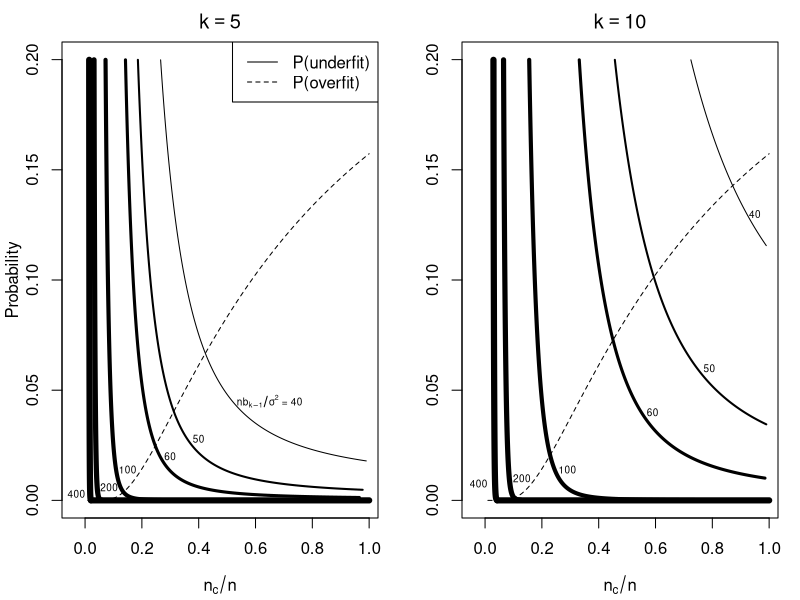

Source code (R):
# Recreate Figure S1 from supplement

# Compute training ratio n_c/n for a given alpha,
# using only k=K_0-1,
# and SNR = b1/(sigma^2/n)
underfitTrainRatio = function(alpha, SNR, K0) {
  Z = qnorm(1-alpha/2)
  Chi = qchisq(alpha/2, df=1)
  num = (sqrt(SNR) - Z)^2 + Chi - Z^2
  trainRatio = 1/((num/K0) - 1)
  # If negative or over 1, nonsensical answer,
  # so n must be too small, so use LOO i.e. n_c = n-1
  trainRatio = ifelse(trainRatio <= 0 | trainRatio >= 1,
                      1, trainRatio)
  return( trainRatio )
}

alphas = seq(.0001, .1999, by = .0001)
SNRs = c(40, 50, 60, 100, 200, 400)




pdf("./SmallSims/FigS1_ProbUnderOverFit_BothKs.pdf", width = 7.5, height = 4)
layout(matrix(1:2, 1))
par(mar = c(4, 3, 2, 1) + .1)
k = 5
plot(underfitTrainRatio(alphas, 400, k),
     alphas, xlim = c(-0.04, .99), ylim = c(0, 0.2),
     type = "l", lwd = 6,
     ylab = "", xlab = expression(n[c]/n))
title(ylab = "Probability", line = 2)
curve(1 - pchisq(1+1/x, df=1), from = 0.01, to = 1,
      add = TRUE, lty = 2)
for(ii in 1:5){
  mycurve = cbind(underfitTrainRatio(alphas, SNRs[ii], k), alphas)
  mycurve = mycurve[mycurve[, 1]<.99, ]
  lines(mycurve[, 1], mycurve[, 2], lwd = ii)
}
xmax = max(underfitTrainRatio(alphas, 400, k))
lines(c(xmax, 1), c(0, 0), lwd = 6)
legend("topright", lty=1:2, bg = "white",
       legend = c("P(underfit)", "P(overfit)"))
title(main = expression(paste(k == 5)))
text(-0.03, .003, "400", cex = 0.6)
text(0.085, .006, "200", cex = 0.6)
text(0.15, .014, "100", cex = 0.6)
text(0.3, .020, "60", cex = 0.6)
text(0.4, .028, "50", cex = 0.6)
text(0.65, .045, expression(paste(nb[k-1]/sigma^2, " = 40")), cex = 0.6)

k = 10
alphas = seq(.0001, .1999, by = .0001)
plot(underfitTrainRatio(alphas, 400, k),
     alphas, xlim = c(-0.04,.99), ylim = c(0, 0.2),
     type = "l", lwd = 6,
     ylab = "", xlab = expression(n[c]/n))
curve(1 - pchisq(1+1/x, df=1), from = 0.01, to = 1,
      add = TRUE, lty = 2)
for(ii in 1:5){
  mycurve = cbind(underfitTrainRatio(alphas, SNRs[ii], k), alphas)
  mycurve = mycurve[mycurve[, 1]<.99, ]
  lines(mycurve[, 1], mycurve[, 2], lwd = ii)
}
xmax = max(underfitTrainRatio(alphas, 400, k))
lines(c(xmax, 1), c(0, 0), lwd = 6)
title(main = expression(paste(k == 10)))
text(0.045, .007, "400", cex = 0.6, pos = 2)
text(0.13, .01, "200", cex = 0.6)
text(0.29, .014, "100", cex = 0.6)
text(0.59, .04, "60", cex = 0.6)
text(0.79, .06, "50", cex = 0.6)
text(0.95, .13, "40", cex = 0.6)
dev.off()
